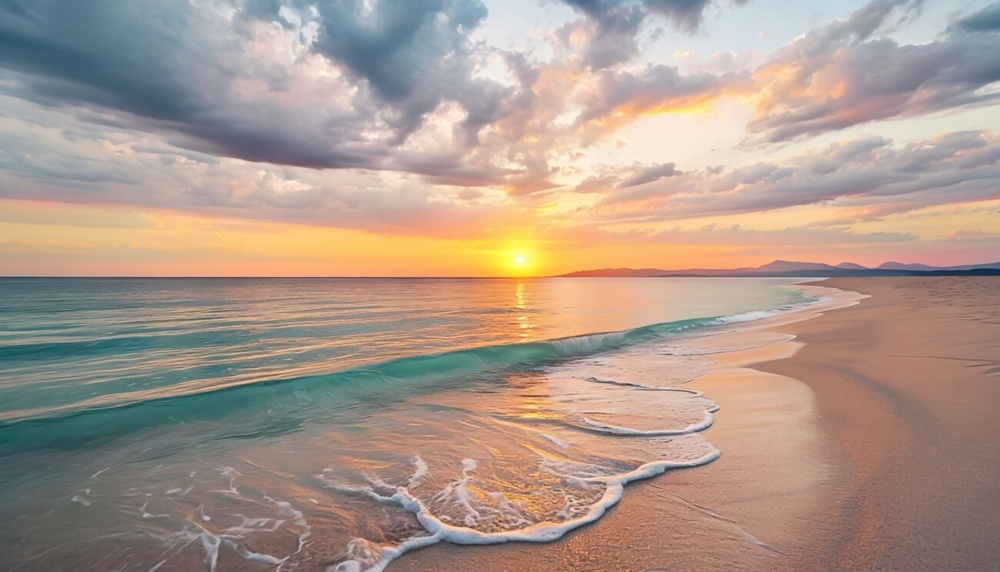
#> input picture zadania_23.03.2025/plaza.jpg, 1000 x 572 px, shrunk from 1300 x 743 before the run
$ python zadanie2.py
#> lines starting #> are read from the running program, lines starting #| are printed output that depends on the picture
import cv2


image = cv2.imread("plaza.jpg")
#> image is the input picture: shape (572, 1000, 3); mean B, G, R 140.5, 152.5, 171.6

cv2.imshow("Oryginal", image)

(h, w) = image.shape[:2]
#> h = 572; w = 1000
(cX, cY) = (w // 2, h // 2)
#> cX = 500; cY = 286

M = cv2.getRotationMatrix2D((cX, cY), -90, 1.0)

rotated = cv2.warpAffine(image, M, (w, h))
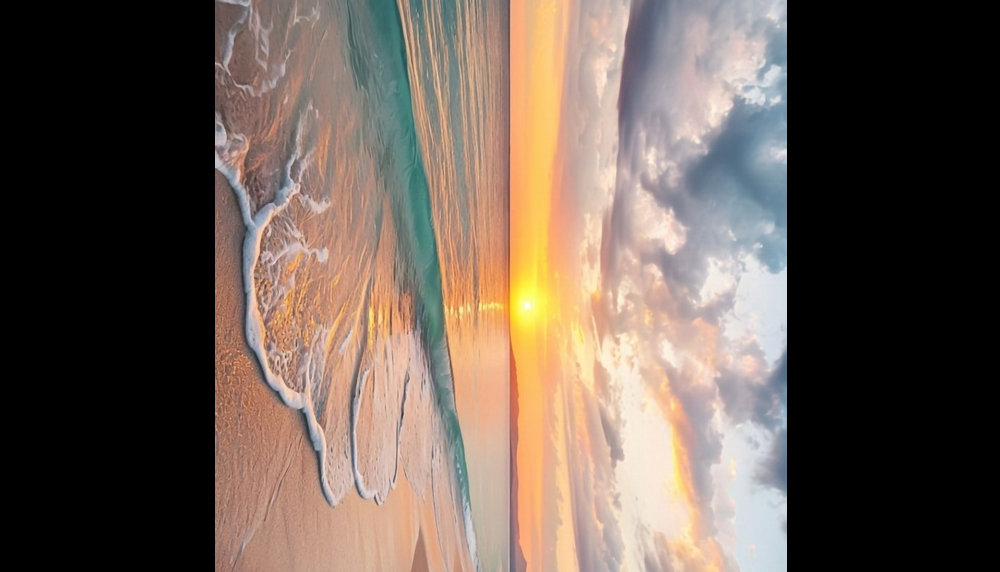
#> rotated: shape (572, 1000, 3); mean B, G, R 83.8, 93.6, 108.2
cv2.imshow("Rotated by -90 Degrees", rotated)

cv2.waitKey(0)
